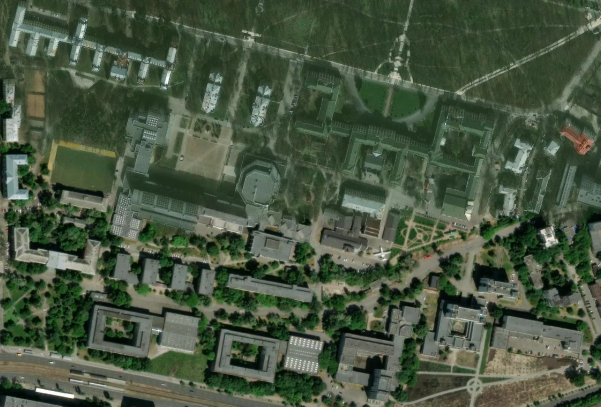
#> input picture semester5/computer_vision/work/labs/lab2/src/photo1.png, 1201 x 813 px (shown at 1/2 size)
$ python main.py
#> lines starting #> are read from the running program, lines starting #| are printed output that depends on the picture; after the words box and inside, x2 and y2 are one past the last pixel; in counts of white or black regions, pixels touching at a corner belong together
from pathlib import Path

import cv2
import matplotlib.pyplot as plt
import numpy as np


ROOT = Path(__file__).resolve().parent
OUTPUT_DIR = ROOT.parent / "results"

# Параметри фільтрації
BLUR_KERNEL_SIZE = (5, 5)

CANNY_LOW_THRESHOLD = 50
CANNY_HIGH_THRESHOLD = 150

# Параметри локальної (адаптивної) бінаризації
# Розмір вікна має бути непарним числом
ADAPTIVE_BLOCK_SIZE = 21
ADAPTIVE_C = 3

# Мінімальна кількість методів, які повинні погодитися щодо пікселя
# Значення 3 дає консервативніші, але надійніші кандидати
CONSENSUS_REQUIRED = 3

# Площа контуру задається як частка площі всього зображення
MIN_AREA_RATIO = 0.0003
MAX_AREA_RATIO = 0.04

MIN_ASPECT_RATIO = 0.20
MAX_ASPECT_RATIO = 5.0

MIN_EXTENT = 0.20

# Параметри маски дахів/нейтральних ділянок
COLOR_CLOSE_KERNEL_SIZE = (7, 7)
COLOR_OPEN_KERNEL_SIZE = (3, 3)
COLOR_MIN_AREA_RATIO = 0.0002
COLOR_MAX_AREA_RATIO = 0.02
COLOR_MIN_ASPECT_RATIO = 0.20
COLOR_MAX_ASPECT_RATIO = 4.0
COLOR_MIN_EXTENT = 0.30

# Фото мають різну якість і освітлення, тому пороги маски різні
PHOTO_COLOR_CONFIGS = {
    "photo1": {"max_chroma": 15, "min_value": 90},
    "photo2": {"max_chroma": 20, "min_value": 110},
}

# Параметри порівняння двох зображень однієї території
REGISTRATION_MAX_FEATURES = 3000
REGISTRATION_RATIO_TEST = 0.75
REGISTRATION_RANSAC_THRESHOLD = 5.0
REGISTERED_CLOSE_KERNEL_SIZE = (3, 3)
REGISTERED_MIN_AREA_RATIO = 0.0002
REGISTERED_MAX_AREA_RATIO = 0.03
REGISTERED_MIN_ASPECT_RATIO = 0.20
REGISTERED_MAX_ASPECT_RATIO = 5.0
REGISTERED_MIN_EXTENT = 0.25


def load_image(path: Path) -> np.ndarray:

    image = cv2.imread(str(path), cv2.IMREAD_COLOR)

    if image is None:
        raise FileNotFoundError(f"Не вдалося завантажити зображення: {path}")

    return image


def detect_by_canny(image: np.ndarray) -> tuple[np.ndarray, list[np.ndarray]]:

    gray = cv2.cvtColor(image, cv2.COLOR_BGR2GRAY)
    blurred = cv2.GaussianBlur(gray, BLUR_KERNEL_SIZE, 0)
    edges = cv2.Canny(
        blurred,
        threshold1=CANNY_LOW_THRESHOLD,
        threshold2=CANNY_HIGH_THRESHOLD,
    )

    contours, _ = cv2.findContours(
        edges,
        cv2.RETR_EXTERNAL,
        cv2.CHAIN_APPROX_SIMPLE,
    )

    return edges, contours


def detect_by_threshold(image: np.ndarray) -> tuple[np.ndarray, list[np.ndarray]]:

    gray = cv2.cvtColor(image, cv2.COLOR_BGR2GRAY)
    blurred = cv2.GaussianBlur(gray, BLUR_KERNEL_SIZE, 0)
    _, binary = cv2.threshold(
        blurred,
        0,
        255,
        cv2.THRESH_BINARY + cv2.THRESH_OTSU,
    )

    contours, _ = cv2.findContours(
        binary,
        cv2.RETR_EXTERNAL,
        cv2.CHAIN_APPROX_SIMPLE,
    )

    return binary, contours


def detect_by_adaptive_threshold(
    image: np.ndarray,
) -> tuple[np.ndarray, list[np.ndarray]]:

    gray = cv2.cvtColor(image, cv2.COLOR_BGR2GRAY)
    blurred = cv2.GaussianBlur(gray, BLUR_KERNEL_SIZE, 0)

    binary = cv2.adaptiveThreshold(
        blurred,
        255,
        cv2.ADAPTIVE_THRESH_GAUSSIAN_C,
        cv2.THRESH_BINARY,
        ADAPTIVE_BLOCK_SIZE,
        ADAPTIVE_C,
    )

    contours, _ = cv2.findContours(
        binary,
        cv2.RETR_EXTERNAL,
        cv2.CHAIN_APPROX_SIMPLE,
    )

    return binary, contours


def detect_by_color_mask(
    image: np.ndarray,
    max_chroma: int,
    min_value: int,
) -> tuple[np.ndarray, list[np.ndarray]]:

    blue, green, red = cv2.split(image)
    blue = blue.astype(np.int16)
    green = green.astype(np.int16)
    red = red.astype(np.int16)

    neutral_pixels = (
        (np.abs(red - green) <= max_chroma)
        & (np.abs(green - blue) <= max_chroma)
        & (red >= min_value)
        & (green >= min_value)
        & (blue >= min_value)
    )
    mask = neutral_pixels.astype(np.uint8) * 255

    close_kernel = cv2.getStructuringElement(
        cv2.MORPH_RECT,
        COLOR_CLOSE_KERNEL_SIZE,
    )
    open_kernel = np.ones(COLOR_OPEN_KERNEL_SIZE, dtype=np.uint8)

    mask = cv2.morphologyEx(mask, cv2.MORPH_CLOSE, close_kernel)
    mask = cv2.morphologyEx(mask, cv2.MORPH_OPEN, open_kernel)

    contours, _ = cv2.findContours(
        mask,
        cv2.RETR_EXTERNAL,
        cv2.CHAIN_APPROX_SIMPLE,
    )

    return mask, contours


def detect_by_consensus(
    threshold_mask: np.ndarray,
    adaptive_mask: np.ndarray,
    color_mask: np.ndarray,
) -> tuple[np.ndarray, list[np.ndarray]]:

    votes = (
        (threshold_mask > 0).astype(np.uint8)
        + (adaptive_mask > 0).astype(np.uint8)
        + (color_mask > 0).astype(np.uint8)
    )

    consensus_mask = (
        (votes >= CONSENSUS_REQUIRED).astype(np.uint8) * 255
    )

    contours, _ = cv2.findContours(
        consensus_mask,
        cv2.RETR_EXTERNAL,
        cv2.CHAIN_APPROX_SIMPLE,
    )

    return consensus_mask, contours


def filter_contours(
    contours: list[np.ndarray],
    image_shape: tuple[int, ...],
    min_area_ratio: float = MIN_AREA_RATIO,
    max_area_ratio: float = MAX_AREA_RATIO,
    min_aspect_ratio: float = MIN_ASPECT_RATIO,
    max_aspect_ratio: float = MAX_ASPECT_RATIO,
    min_extent: float = MIN_EXTENT,
    reject_border: bool = False,
) -> list[np.ndarray]:

    height, width = image_shape[:2]
    image_area = height * width
    min_area = image_area * min_area_ratio
    max_area = image_area * max_area_ratio

    valid = []

    for contour in contours:
        area = cv2.contourArea(contour)
        x, y, box_width, box_height = cv2.boundingRect(contour)

        if reject_border and (
            x <= 2
            or y <= 2
            or x + box_width >= width - 2
            or y + box_height >= height - 2
        ):
            continue

        if box_height == 0 or box_width == 0:
            continue

        aspect_ratio = box_width / box_height
        extent = area / (box_width * box_height)

        if (
            min_area <= area <= max_area
            and min_aspect_ratio <= aspect_ratio <= max_aspect_ratio
            and extent >= min_extent
        ):
            valid.append(contour)

    return valid


def contour_center(contour: np.ndarray) -> tuple[int, int] | None:

    moments = cv2.moments(contour)

    if moments["m00"] == 0:
        return None

    center_x = int(moments["m10"] / moments["m00"])
    center_y = int(moments["m01"] / moments["m00"])
    return center_x, center_y


def draw_results(
    image: np.ndarray,
    contours: list[np.ndarray],
    title: str,
    output_path: Path,
) -> None:

    result = image.copy()

    for index, contour in enumerate(contours, start=1):
        cv2.drawContours(result, [contour], -1, (0, 255, 255), 2)

        center = contour_center(contour)
        if center is not None:
            cv2.putText(
                result,
                str(index),
                center,
                cv2.FONT_HERSHEY_SIMPLEX,
                0.7,
                (0, 0, 255),
                2,
                cv2.LINE_AA,
            )

    rgb_result = cv2.cvtColor(result, cv2.COLOR_BGR2RGB)

    plt.figure(figsize=(14, 8))
    plt.imshow(rgb_result)
    plt.title(f"{title} — знайдено об'єктів: {len(contours)}")
    plt.axis("off")
    plt.tight_layout()
    plt.savefig(output_path, dpi=160, bbox_inches="tight")
    plt.close()


def estimate_homography(
    source: np.ndarray,
    target: np.ndarray,
) -> tuple[np.ndarray | None, int]:

    source_gray = cv2.cvtColor(source, cv2.COLOR_BGR2GRAY)
    target_gray = cv2.cvtColor(target, cv2.COLOR_BGR2GRAY)

    orb = cv2.ORB_create(nfeatures=REGISTRATION_MAX_FEATURES)
    source_keypoints, source_descriptors = orb.detectAndCompute(
        source_gray,
        None,
    )
    target_keypoints, target_descriptors = orb.detectAndCompute(
        target_gray,
        None,
    )

    if source_descriptors is None or target_descriptors is None:
        return None, 0

    matcher = cv2.BFMatcher(cv2.NORM_HAMMING)
    matches = matcher.knnMatch(
        source_descriptors,
        target_descriptors,
        k=2,
    )

    good_matches = [
        first
        for first, second in matches
        if first.distance < REGISTRATION_RATIO_TEST * second.distance
    ]

    if len(good_matches) < 4:
        return None, len(good_matches)

    source_points = np.float32(
        [source_keypoints[match.queryIdx].pt for match in good_matches]
    )
    target_points = np.float32(
        [target_keypoints[match.trainIdx].pt for match in good_matches]
    )

    homography, inlier_mask = cv2.findHomography(
        source_points,
        target_points,
        cv2.RANSAC,
        REGISTRATION_RANSAC_THRESHOLD,
    )

    if homography is None or inlier_mask is None:
        return None, 0

    return homography, int(inlier_mask.sum())


def detect_registered_color_consensus(
    reference_image: np.ndarray,
    second_image: np.ndarray,
    reference_name: str,
    second_name: str,
) -> tuple[np.ndarray, list[np.ndarray], np.ndarray | None, int]:

    reference_mask, _ = detect_by_color_mask(
        reference_image,
        **PHOTO_COLOR_CONFIGS[reference_name],
    )
    second_mask, _ = detect_by_color_mask(
        second_image,
        **PHOTO_COLOR_CONFIGS[second_name],
    )

    homography, inliers = estimate_homography(
        second_image,
        reference_image,
    )

    if homography is None:
        return np.zeros(reference_mask.shape, dtype=np.uint8), [], None, inliers

    reference_height, reference_width = reference_image.shape[:2]
    warped_second_mask = cv2.warpPerspective(
        second_mask,
        homography,
        (reference_width, reference_height),
        flags=cv2.INTER_NEAREST,
    )
    valid_area = cv2.warpPerspective(
        np.full(second_mask.shape, 255, dtype=np.uint8),
        homography,
        (reference_width, reference_height),
        flags=cv2.INTER_NEAREST,
    )

    common_mask = cv2.bitwise_and(reference_mask, warped_second_mask)
    common_mask = cv2.bitwise_and(common_mask, valid_area)

    close_kernel = cv2.getStructuringElement(
        cv2.MORPH_RECT,
        REGISTERED_CLOSE_KERNEL_SIZE,
    )
    common_mask = cv2.morphologyEx(
        common_mask,
        cv2.MORPH_CLOSE,
        close_kernel,
    )

    contours, _ = cv2.findContours(
        common_mask,
        cv2.RETR_EXTERNAL,
        cv2.CHAIN_APPROX_SIMPLE,
    )

    return common_mask, contours, homography, inliers


def process_registered_pair(
    reference_path: Path,
    second_path: Path,
) -> int:

    reference_image = load_image(reference_path)
    second_image = load_image(second_path)

    common_mask, contours, homography, inliers = detect_registered_color_consensus(
        reference_image,
        second_image,
        "photo1",
        "photo2",
    )

    output = OUTPUT_DIR / "registered_pair"
    output.mkdir(parents=True, exist_ok=True)

    if homography is not None:
        warped_second = cv2.warpPerspective(
            second_image,
            homography,
            (reference_image.shape[1], reference_image.shape[0]),
        )
        alignment = cv2.addWeighted(
            reference_image,
            0.5,
            warped_second,
            0.5,
            0,
        )
        cv2.imwrite(str(output / "alignment_blend.png"), alignment)

    valid_contours = filter_contours(
        contours,
        reference_image.shape,
        min_area_ratio=REGISTERED_MIN_AREA_RATIO,
        max_area_ratio=REGISTERED_MAX_AREA_RATIO,
        min_aspect_ratio=REGISTERED_MIN_ASPECT_RATIO,
        max_aspect_ratio=REGISTERED_MAX_ASPECT_RATIO,
        min_extent=REGISTERED_MIN_EXTENT,
        reject_border=True,
    )

    cv2.imwrite(str(output / "registered_color_consensus_mask.png"), common_mask)
    draw_results(
        reference_image,
        valid_contours,
        f"Registered color consensus — {len(valid_contours)} об'єктів",
        output / "registered_color_consensus_result.png",
    )

    print(f"registered pair: inliers = {inliers}, candidates = {len(valid_contours)}")
    return len(valid_contours)


def process_photo(photo_path: Path, photo_name: str) -> dict[str, int]:

    image = load_image(photo_path)
    photo_output = OUTPUT_DIR / photo_name
    photo_output.mkdir(parents=True, exist_ok=True)

    canny_image, canny_contours = detect_by_canny(image)
    valid_canny = filter_contours(canny_contours, image.shape)

    threshold_image, threshold_contours = detect_by_threshold(image)
    valid_threshold = filter_contours(threshold_contours, image.shape)

    adaptive_image, adaptive_contours = detect_by_adaptive_threshold(image)
    valid_adaptive = filter_contours(adaptive_contours, image.shape)

    color_config = PHOTO_COLOR_CONFIGS[photo_name]
    color_image, color_contours = detect_by_color_mask(
        image,
        max_chroma=color_config["max_chroma"],
        min_value=color_config["min_value"],
    )
    valid_color = filter_contours(
        color_contours,
        image.shape,
        min_area_ratio=COLOR_MIN_AREA_RATIO,
        max_area_ratio=COLOR_MAX_AREA_RATIO,
        min_aspect_ratio=COLOR_MIN_ASPECT_RATIO,
        max_aspect_ratio=COLOR_MAX_ASPECT_RATIO,
        min_extent=COLOR_MIN_EXTENT,
        reject_border=True,
    )

    consensus_image, consensus_contours = detect_by_consensus(
        threshold_image,
        adaptive_image,
        color_image,
    )
    valid_consensus = filter_contours(consensus_contours, image.shape)

    cv2.imwrite(str(photo_output / "canny_edges.png"), canny_image)
    cv2.imwrite(str(photo_output / "threshold.png"), threshold_image)
    cv2.imwrite(str(photo_output / "adaptive_threshold.png"), adaptive_image)
    cv2.imwrite(str(photo_output / "color_mask.png"), color_image)
    cv2.imwrite(str(photo_output / "consensus_mask.png"), consensus_image)

    draw_results(
        image,
        valid_canny,
        f"{photo_name}: Canny",
        photo_output / "canny_result.png",
    )
    draw_results(
        image,
        valid_threshold,
        f"{photo_name}: Threshold",
        photo_output / "threshold_result.png",
    )
    draw_results(
        image,
        valid_adaptive,
        f"{photo_name}: Adaptive threshold",
        photo_output / "adaptive_result.png",
    )
    draw_results(
        image,
        valid_color,
        f"{photo_name}: Color mask",
        photo_output / "color_result.png",
    )
    draw_results(
        image,
        valid_consensus,
        f"{photo_name}: Consensus",
        photo_output / "consensus_result.png",
    )

    return {
        "canny": len(valid_canny),
        "threshold": len(valid_threshold),
        "adaptive": len(valid_adaptive),
        "color": len(valid_color),
        "consensus": len(valid_consensus),
    }


def main() -> None:
    OUTPUT_DIR.mkdir(parents=True, exist_ok=True)

    results = {
        "photo1": process_photo(ROOT / "photo1.png", "photo1"),
        "photo2": process_photo(ROOT / "photo2.png", "photo2"),
    }
#> in load_image, image is the input picture: shape (813, 1201, 3); mean B, G, R 65, 86.1, 72
#> in detect_by_canny, `edges = cv2.Canny( blurred, threshold1=CANNY_LOW_THRESHOLD, threshold2..`:
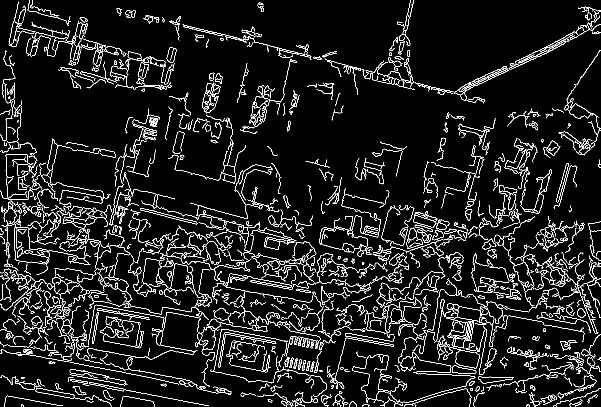
#> edges: shape (813, 1201) (shown at 1/2 size); 7.5% white in thin lines or dots
#> in detect_by_canny, `contours, _ = cv2.findContours( edges, cv2.RETR_EXTERNAL, cv2.CHAIN_AP..`: contours = 1120 contours, 836 with area under 20; largest, box (x1, y1, x2, y2) and area: (390, 647, 443, 746) 1175, (1040, 338, 1103, 428) 922, (908, 138, 1018, 202) 633, (71, 775, 187, 800) 598, (437, 664, 553, 735) 590
#> in process_photo, `canny_image, canny_contours = detect_by_canny(image)`: canny_contours has the same summary as contours in detect_by_canny
#> the loop in filter_contours, `for contour in contours:` made 1120 passes
#> (area, x, y, box_width, box_height, aspect_ratio, extent) on passes 4, 16, 17: (24.5, 579, 805, 8, 8, 1, 0.383), (35, 535, 798, 10, 7, 1.43, 0.5), (54.5, 626, 797, 10, 9, 1.11, 0.606)
#> after the loop in filter_contours, `for contour in contours:`: valid = 6 contours; box (x1, y1, x2, y2) and area: (390, 647, 443, 746) 1175, (71, 775, 187, 800) 598, (904, 731, 953, 748) 474, (1092, 281, 1121, 311) 446, (530, 477, 572, 500) 438, (333, 94, 353, 126) 409
#> in process_photo, `valid_canny = filter_contours(canny_contours, image.shape)`: valid_canny has the same summary as valid in filter_contours
#> in detect_by_threshold, `contours, _ = cv2.findContours( binary, cv2.RETR_EXTERNAL, cv2.CHAIN_A..`: contours = 407 contours, 260 with area under 20; largest, box (x1, y1, x2, y2) and area: (119, 112, 1201, 813) 203412, (0, 680, 583, 813) 33070, (171, 611, 406, 720) 17203, (429, 659, 574, 766) 10678, (8, 0, 254, 145) 10118
#> in process_photo, `threshold_image, threshold_contours = detect_by_threshold(image)`: threshold_contours has the same summary as contours in detect_by_threshold
#> the loop in filter_contours (call 2), `for contour in contours:` made 407 passes
#> (area, x, y, box_width, box_height, aspect_ratio, extent) on passes 6, 8, 13: (28.5, 888, 809, 12, 4, 3, 0.594), (29.5, 1189, 807, 12, 6, 2, 0.41), (47, 996, 803, 13, 10, 1.3, 0.362)
#> the loop in draw_results, `for index, contour in enumerate(contours, start=1):` made 6 passes
#> the loop in draw_results (call 2), `for index, contour in enumerate(contours, start=1):` made 37 passes
#> call 3 of draw_results, with title = 'photo1: Adaptive threshold'
#> the loop in draw_results (call 3), `for index, contour in enumerate(contours, start=1):` made 10 passes
#> after the loop in draw_results (call 3), `for index, contour in enumerate(contours, start=1):`:
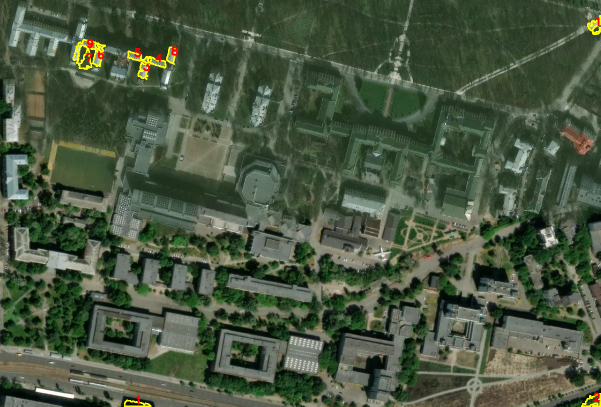
#> result: shape (813, 1201, 3) (shown at 1/2 size); 0.54% of pixels changed, all inside (x1, y1, x2, y2) = (145, 30, 1201, 813)
#> call 4 of draw_results, with title = 'photo1: Color mask'
#> the loop in draw_results (call 4), `for index, contour in enumerate(contours, start=1):` made 38 passes
#> after the loop in draw_results (call 4), `for index, contour in enumerate(contours, start=1):`:
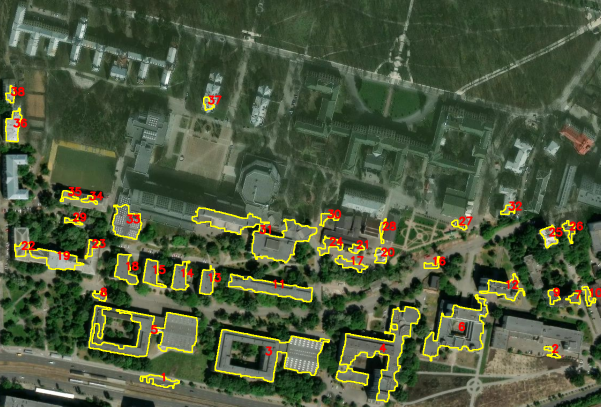
#> result: shape (813, 1201, 3) (shown at 1/2 size); 4.06% of pixels changed, all inside (x1, y1, x2, y2) = (10, 170, 1201, 805)
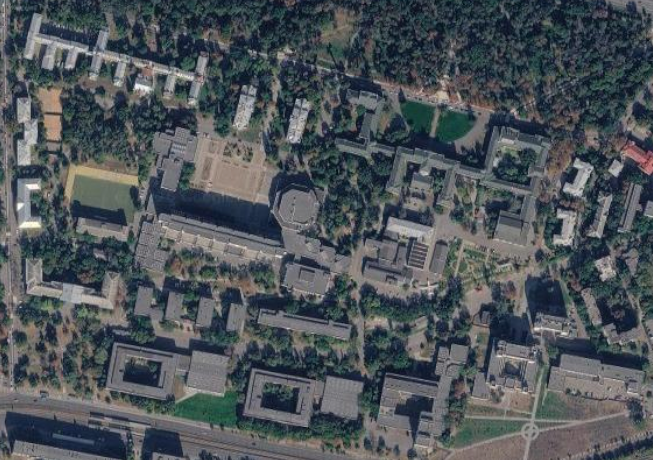
#> input picture semester5/computer_vision/work/labs/lab2/src/photo2.png, 653 x 460 px
#> in load_image, image is the input picture: shape (460, 653, 3); mean B, G, R 89.1, 84.4, 78.1
#> in detect_by_adaptive_threshold (call 2), `binary = cv2.adaptiveThreshold( blurred, 255, cv2.ADAPTIVE_THRESH_GAUS..`:
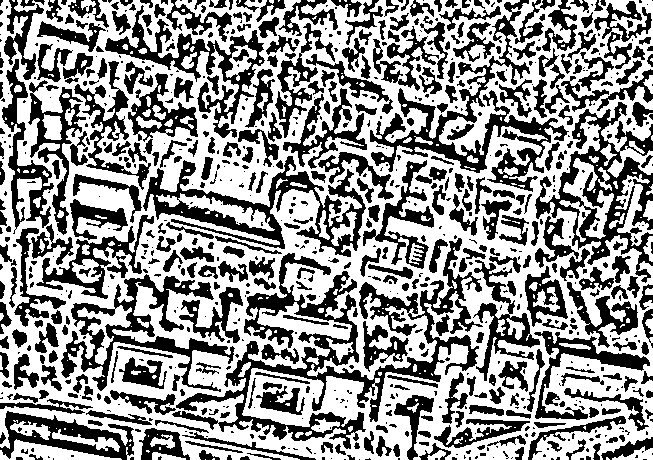
#> binary: shape (460, 653); 57.2% white; 815 black regions (425 under 20 px), largest, box (x1, y1, x2, y2) and area: (172, 238, 483, 449) 12941, (370, 0, 569, 192) 6775, (535, 102, 653, 283) 6236
#> in detect_by_consensus (call 2), `consensus_mask = ( (votes >= CONSENSUS_REQUIRED).astype(np.uint8) * 25..`:
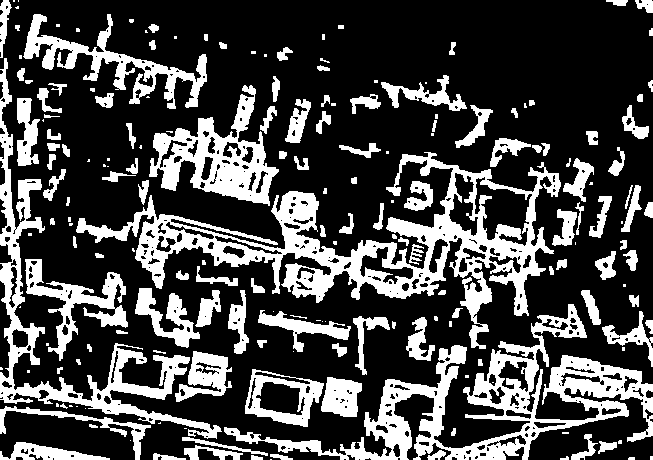
#> consensus_mask: shape (460, 653); 28% white; 191 white regions (64 under 20 px), largest, box (x1, y1, x2, y2) and area: (76, 152, 561, 349) 19704, (224, 304, 653, 460) 14725, (0, 58, 222, 439) 8554
#> the loop in draw_results (call 6), `for index, contour in enumerate(contours, start=1):` made 5 passes
#> after the loop in draw_results (call 6), `for index, contour in enumerate(contours, start=1):`:
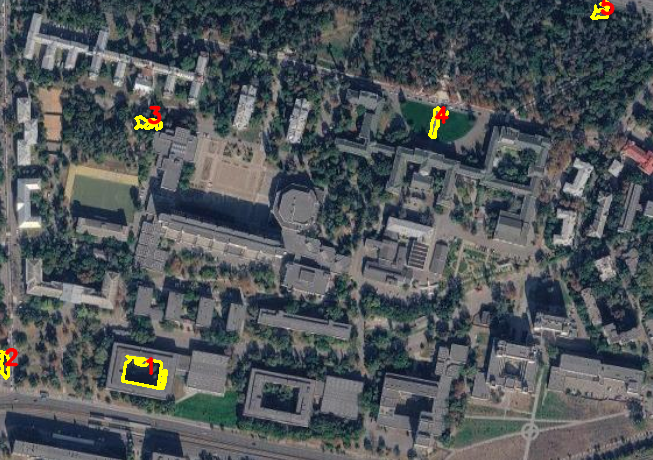
#> result: shape (460, 653, 3); 0.71% of pixels changed, all inside (x1, y1, x2, y2) = (0, 0, 616, 390)

    print("Результати обробки:")
    for photo_name, counts in results.items():
        print(
            f"{photo_name}: "
            f"Canny = {counts['canny']}, "
            f"Threshold = {counts['threshold']}, "
            f"Adaptive = {counts['adaptive']}, "
            f"Color mask = {counts['color']}, "
            f"Consensus = {counts['consensus']}"
        )
#> this loop made 2 passes
#> (printed output is left out)

    process_registered_pair(
        ROOT / "photo1.png",
        ROOT / "photo2.png",
    )
#| registered pair: inliers = 23, candidates = 36


if __name__ == "__main__":
    main()
